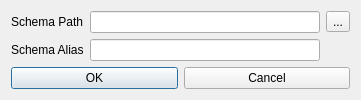
<?xml version="1.0" encoding="UTF-8"?>
<ui version="4.0">
 <class>FrmAttachDatabase</class>
 <widget class="QDialog" name="FrmAttachDatabase">
  <property name="geometry">
   <rect>
    <x>0</x>
    <y>0</y>
    <width>361</width>
    <height>100</height>
   </rect>
  </property>
  <property name="windowTitle">
   <string>Attach Database</string>
  </property>
  <layout class="QVBoxLayout" name="verticalLayout">
   <item>
    <layout class="QGridLayout" name="gridLayout">
     <item row="0" column="0">
      <widget class="QLabel" name="lblPath">
       <property name="text">
        <string>Schema Path</string>
       </property>
      </widget>
     </item>
     <item row="0" column="1">
      <widget class="QLineEdit" name="txtPath"/>
     </item>
     <item row="0" column="2">
      <widget class="QToolButton" name="tbtnBrowse">
       <property name="text">
        <string>...</string>
       </property>
      </widget>
     </item>
     <item row="1" column="0">
      <widget class="QLabel" name="lblAlias">
       <property name="text">
        <string>Schema Alias</string>
       </property>
      </widget>
     </item>
     <item row="1" column="1">
      <widget class="QLineEdit" name="txtAlias"/>
     </item>
    </layout>
   </item>
   <item>
    <layout class="QHBoxLayout" name="horizontalLayout">
     <item>
      <widget class="QPushButton" name="btnOK">
       <property name="text">
        <string>OK</string>
       </property>
      </widget>
     </item>
     <item>
      <widget class="QPushButton" name="btnCancel">
       <property name="text">
        <string>Cancel</string>
       </property>
      </widget>
     </item>
    </layout>
   </item>
  </layout>
 </widget>
 <resources/>
 <connections/>
</ui>
